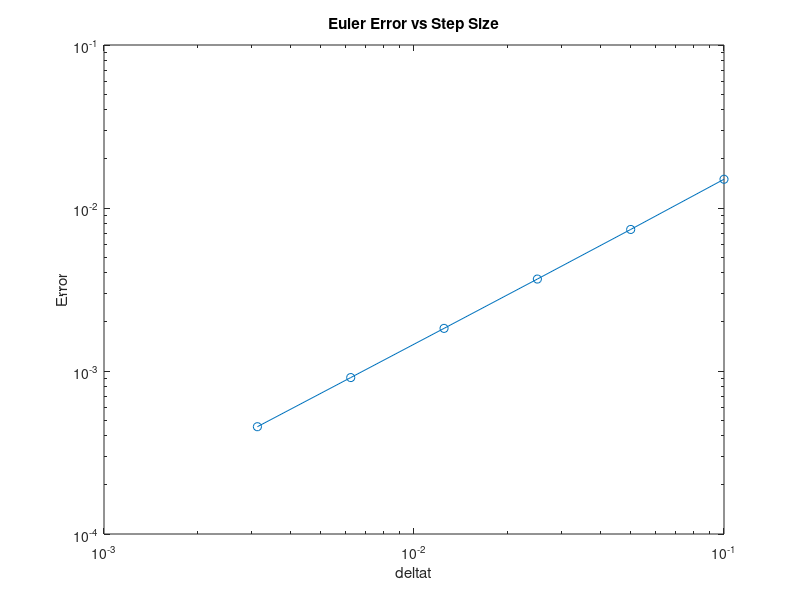

MATLAB code to generate this figure:
%% Euler DE Solver
clear all;
close all;
clc;
% input
f = @(t,x) 1/x^2;
deltat = 0.1*2.^(-(0:5));
tfinal = 5;

error = zeros(size(deltat));

% Euler steps
for j=1:size(deltat,2)
    t(1) = 0; x(1) = 1;
    N = round(tfinal/deltat(j));
    for i=1:N
        t(i+1) = t(i)+deltat(j);
        x(i+1) = x(i)+f(t(i),x(i))*deltat(j);
    end
    % Error
    x_exact = (3*t+1).^(1/3);
    error(j) = abs(x(end) - x_exact(end));
end
% Plot error vs deltat
loglog(deltat,error,'-o');
xlabel('deltat');
ylabel('Error');
title('Euler Error vs Step Size');

